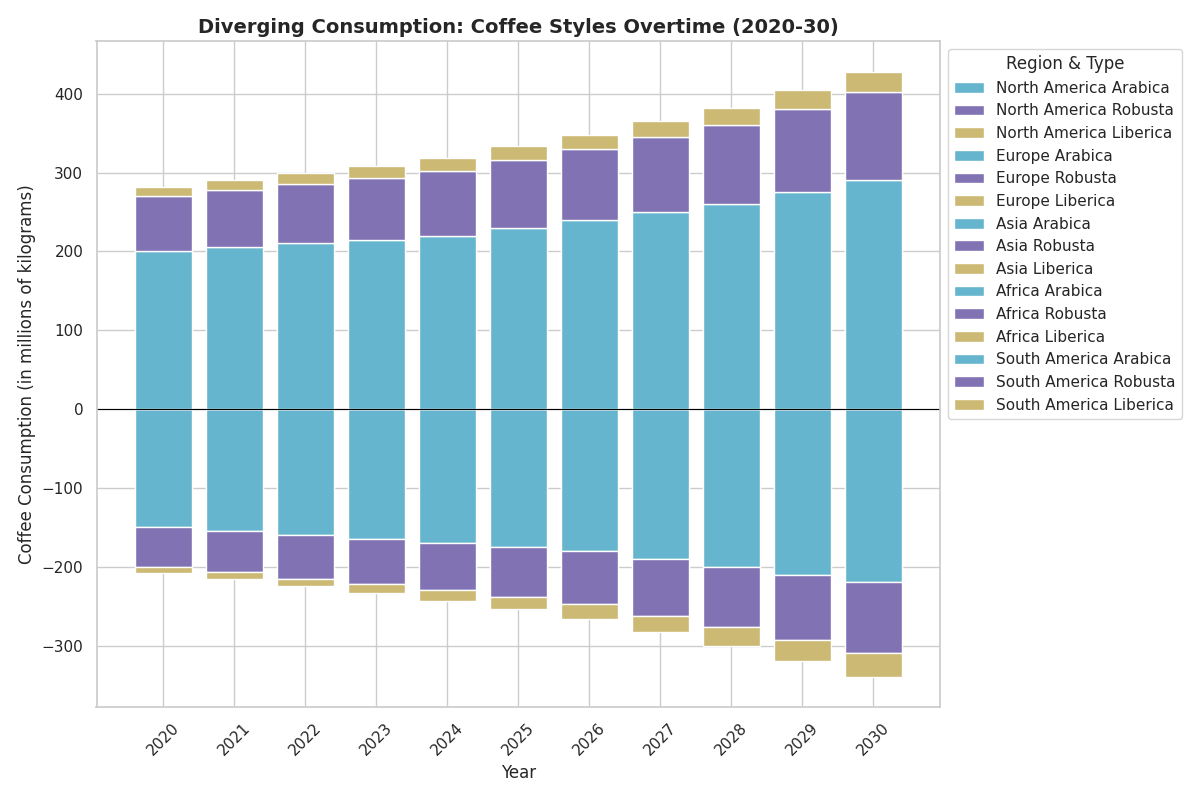

Here is the Python script that generated this plot:
import matplotlib.pyplot as plt
import numpy as np

years = np.arange(2020, 2031)

# Data for each region and type
regions_data = {
    'North America': (np.array([120, 125, 130, 140, 145, 150, 160, 170, 180, 195, 210]), 
                      np.array([40, 42, 43, 45, 47, 50, 53, 56, 60, 65, 70]), 
                      np.array([5, 5, 5, 6, 6, 7, 8, 9, 10, 11, 12])),
    'Europe': (np.array([150, 155, 160, 165, 170, 175, 180, 190, 200, 210, 220]), 
               np.array([50, 52, 55, 57, 60, 63, 67, 72, 77, 83, 90]), 
               np.array([8, 9, 10, 12, 14, 16, 19, 21, 24, 27, 30])),
    'Asia': (np.array([130, 132, 134, 136, 138, 140, 145, 150, 155, 162, 170]), 
             np.array([100, 105, 110, 115, 120, 125, 130, 140, 150, 160, 170]), 
             np.array([10, 11, 12, 13, 15, 17, 20, 23, 26, 30, 35])),
    'Africa': (np.array([50, 52, 54, 56, 58, 60, 62, 65, 68, 72, 76]), 
               np.array([30, 32, 34, 36, 38, 40, 42, 45, 48, 52, 55]), 
               np.array([5, 5, 6, 6, 7, 8, 8, 9, 10, 11, 12])),
    'South America': (np.array([200, 205, 210, 215, 220, 230, 240, 250, 260, 275, 290]), 
                      np.array([70, 73, 75, 78, 82, 86, 90, 95, 100, 106, 112]), 
                      np.array([12, 13, 14, 15, 16, 17, 18, 20, 22, 24, 26])),
}

colors = {
    'Arabica': 'c',
    'Robusta': 'm',
    'Liberica': 'y'
}

# Determine order of regions for diverging effect: left and right from the center
left_regions = ['North America', 'Europe']
right_regions = ['Asia', 'Africa', 'South America']

fig, ax = plt.subplots(figsize=(12, 8))

# Plot left regions as negative
for region in left_regions:
    arabica, robusta, liberica = regions_data[region]
    ax.bar(years, -arabica, label=f'{region} Arabica', color=colors['Arabica'], width=0.8)
    ax.bar(years, -robusta, bottom=-arabica, label=f'{region} Robusta', color=colors['Robusta'], width=0.8)
    ax.bar(years, -liberica, bottom=-arabica-robusta, label=f'{region} Liberica', color=colors['Liberica'], width=0.8)

# Plot right regions as positive
for region in right_regions:
    arabica, robusta, liberica = regions_data[region]
    ax.bar(years, arabica, label=f'{region} Arabica', color=colors['Arabica'], width=0.8)
    ax.bar(years, robusta, bottom=arabica, label=f'{region} Robusta', color=colors['Robusta'], width=0.8)
    ax.bar(years, liberica, bottom=arabica+robusta, label=f'{region} Liberica', color=colors['Liberica'], width=0.8)

ax.set_title("Diverging Consumption: Coffee Styles Overtime (2020-30)", fontsize=14, fontweight='bold')
ax.set_xlabel("Year", fontsize=12)
ax.set_ylabel("Coffee Consumption (in millions of kilograms)", fontsize=12)
ax.axhline(0, color='black', linewidth=0.8)  # Central axis
ax.legend(loc='upper left', bbox_to_anchor=(1, 1), title='Region & Type')
plt.xticks(years, rotation=45)
plt.tight_layout()
plt.show()
